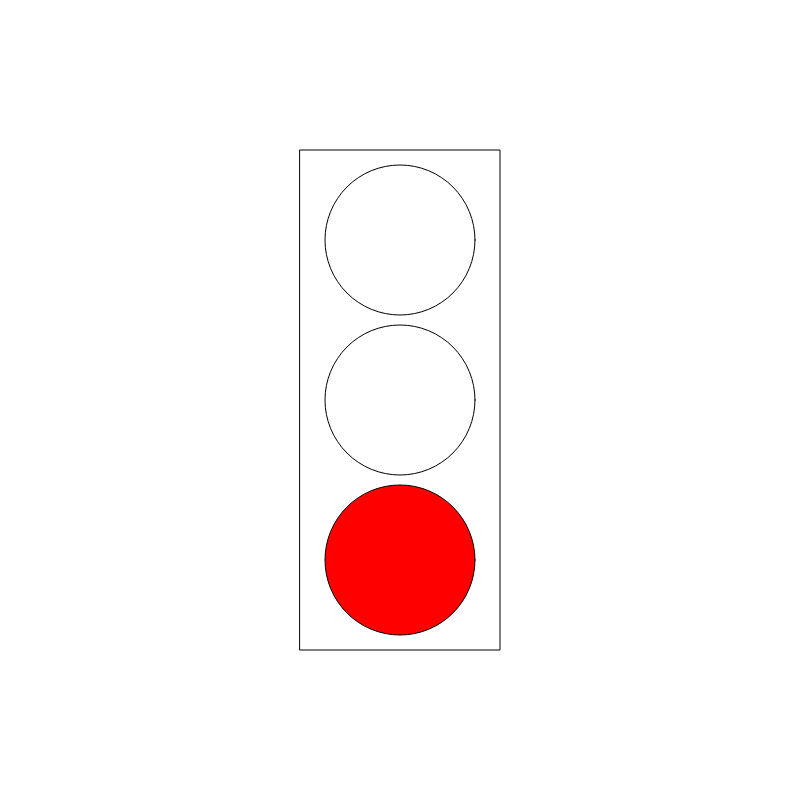
Frame 1 (no input)
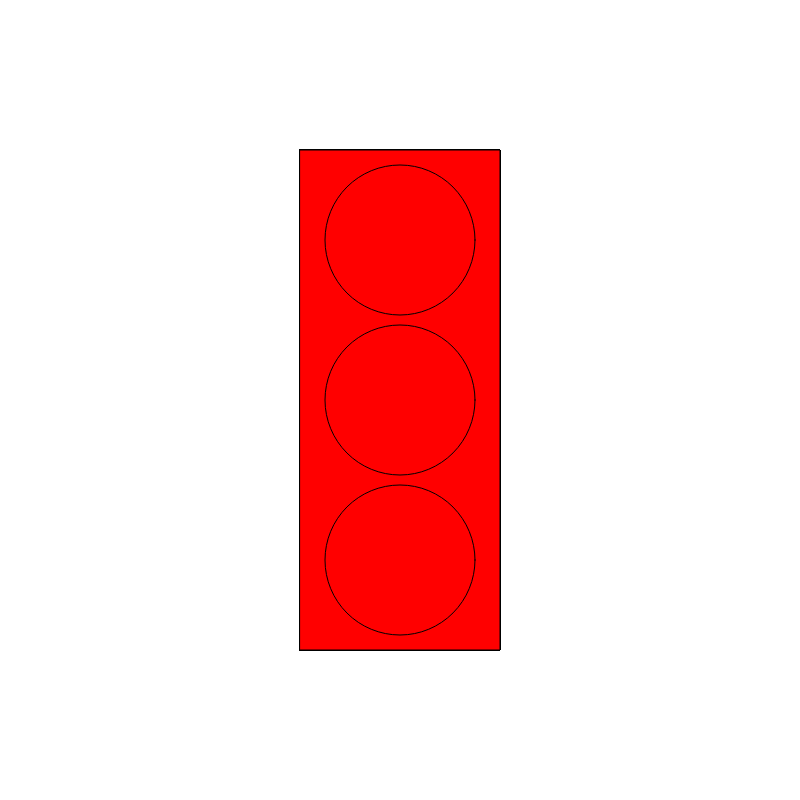
Frame 60 (no input)
Frame 120 (the mouse pressed at the canvas centre since frame 60): identical to frame 60, image omitted

The p5.js sketch that drew these frames (run headless with seeded random() and noise() and a simulated clock; from frame 60 on, the mouse is pressed at the canvas centre):

// p5.js sketch
// ── sketch.js
var myState = 0;
var timer = 0;

function setup() {
  createCanvas(800,800);

  rectMode('center');
  ellipse('center');
}

function draw() {
  rect(width/2, height/2, 200, 500);
  ellipse(width/2, height/2, 150,150);
  ellipse(width/2, height/2 - 160, 150, 150);
  fill('red');
  ellipse(width/2, height/2 + 160, 150, 150);
//increase timer

timer = 1+timer;

if (timer == 60) {

  myState = myState + 1;
  timer = 0;
}

if (myState >= 3 ) {

  myState = 0;

}

//switch traffic light

switch (myState) {
  case 0:
  console.log('Green Light');
    break;

  case 1:
  console.log('yellow Light');

    break;

    case 2:
    console.log('red Light');

      break;

}
}
